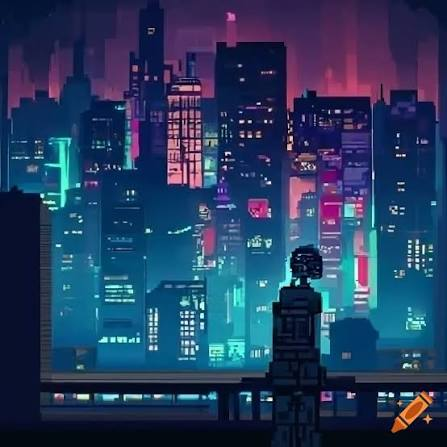
#> input picture Crow Funding/refimage2.jpg, 447 x 447 px, given in place of balcony_2_d05.png, which was not available
$ python scene_art.py
#> lines starting #> are read from the running program, lines starting #| are printed output that depends on the picture; after the words box and inside, x2 and y2 are one past the last pixel; in counts of white or black regions, pixels touching at a corner belong together; pictures that were not available may be replaced by others from this repository, and a replacement may not be noted
# Finishes the scene art from the approved previews:
#  - balcony: stone balustrade, `balcony` d0.5 seed 7601, ink kept as the model drew
#             it (slight contrast lift only); alpha from the template mask so the
#             city shows between the balusters
#  - sun:     `sun` seed 8201 - the rayed sun cut out of its decorative ring
#  - moon:    `moon` seed 8303, cratered disc
# The city is built separately by tools/skyline_art.py.
from PIL import Image, ImageFilter, ImageDraw, ImageOps

raw = Image.open("art/_preview/balcony_2_d05.png").convert("L").resize((1664, 256), Image.LANCZOS)
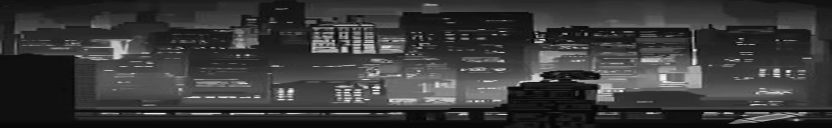
#> raw: PIL image 1664x256 L (shown at 1/2 size); min 0, max 255, mean 57.3
ink = raw.point(lambda v: 0 if v < 40 else 255 if v > 235 else int((v - 40) / 195 * 255))
mask = Image.open("art_ref/balcony_mask.png").convert("L").filter(ImageFilter.MaxFilter(3))
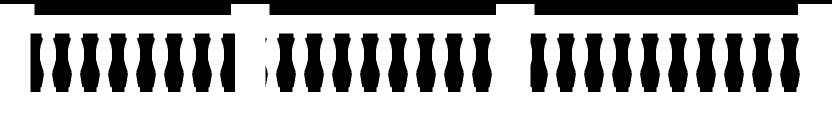
#> input picture Crow Funding/art_ref/balcony_mask.png, 1664 x 256 px, found by its file name (shown at 1/2 size)
#> mask: PIL image 1664x256 L; 71.1% white; 28 black regions, largest, box (x1, y1, x2, y2) and area: (0, 0, 1664, 29) 41722, (105, 68, 143, 183) 3191, (161, 68, 199, 183) 3191
Image.merge("RGBA", (ink, ink, ink, mask)).resize((1152, 178), Image.LANCZOS).save("art/scene/balcony.png")
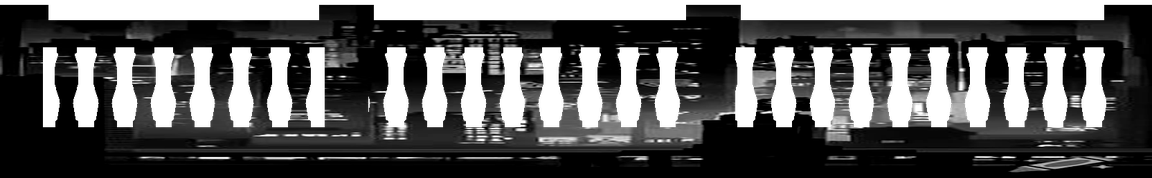
#> saved as balcony.png: PIL image 1152x178 RGBA; mean R, G, B, A 22.4, 22.4, 22.4, 181.3; transparent parts drawn white

def disc_cut(src, frac, out, size, core=None):
#> called with src = 'art/_preview/sun_2_d1.png', frac = 0.66, out = 'art/scene/sun.png', size = 256, core = 0.62
    import numpy as np, cv2
    im = Image.open(src).convert("RGBA")
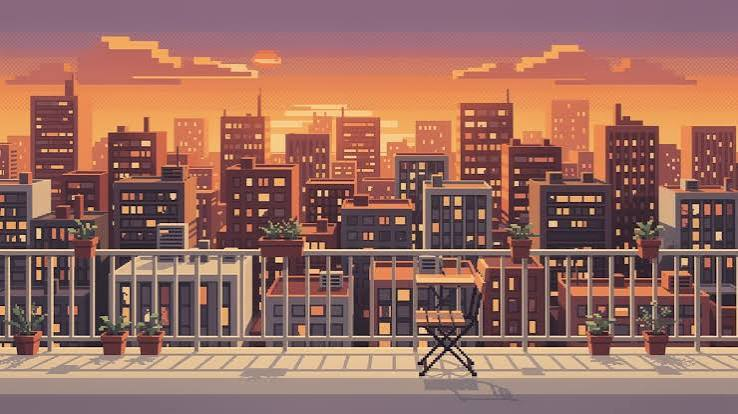
#> input picture Crow Funding/refimage3.jpg, 738 x 414 px, given in place of sun_2_d1.png, which was not available
    flat = Image.new("RGBA", im.size, "white"); flat.alpha_composite(im)
#> after `flat = Image.new('RGBA', im.size, 'white')`: flat: PIL image 738x414 RGBA; every value is 255
    w, h = im.size; r = min(w, h) * frac / 2; cx, cy = w / 2, h / 2
#> after `w, h = im.size`: w = 738; h = 414
#> after `r = min(w, h) * frac / 2`: r = 136.6
#> after `cx, cy = (w / 2, h / 2)`: cx = 369; cy = 207
    m = Image.new("L", im.size, 0); ImageDraw.Draw(m).ellipse((cx - r, cy - r, cx + r, cy + r), fill=255)
#> after `m = Image.new('L', im.size, 0)`: m: PIL image 738x414 L; every value is 0
#> after `ImageDraw.Draw(m).ellipse((cx - r, cy - r, cx + r, cy + r), fill=255)`: m: PIL image 738x414 L; 19.3% white; 1 white region, box (x1, y1, x2, y2) and area: (232, 70, 506, 344) 58932
    # filled silhouette: paper enclosed by the drawing stays opaque, so the sky
    # never shows through the disc
    solid = (np.array(im.split()[3]) > 40).astype(np.uint8)
#> solid: shape (414, 738); every value is 1
    solid = cv2.morphologyEx(solid, cv2.MORPH_CLOSE, np.ones((5, 5), np.uint8))
    ff = solid.copy() * 255; pad = np.zeros((h + 2, w + 2), np.uint8)
#> after `ff = solid.copy() * 255`: ff: shape (414, 738); every value is 255
    cv2.floodFill(ff, pad, (0, 0), 128)
#> ff: shape (414, 738); every value is 128
    filled = Image.fromarray(np.where(ff == 128, 0, 255).astype(np.uint8)).filter(ImageFilter.GaussianBlur(1))
    if core is not None:
        # rays stay as drawn (gaps see-through); only the central disc is solid
        filled = im.split()[3].copy()
        ImageDraw.Draw(filled).ellipse((cx - r * core, cy - r * core, cx + r * core, cy + r * core), fill=255)
    from PIL import ImageChops
    flat.putalpha(ImageChops.multiply(filled, m.filter(ImageFilter.GaussianBlur(2))))
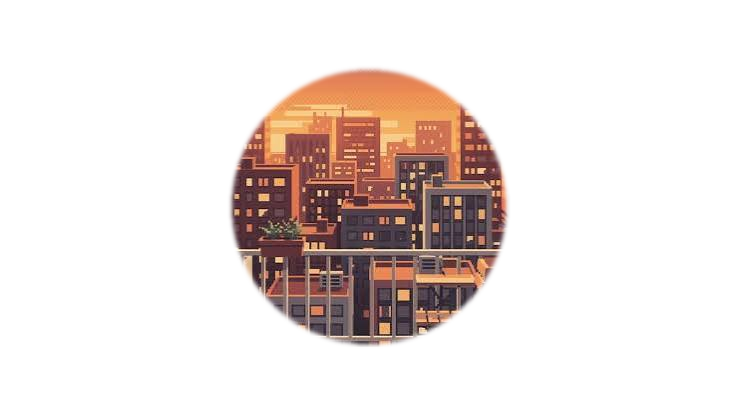
#> flat: PIL image 738x414 RGBA; mean R, G, B, A 152.4, 107.4, 96.3, 49.2; transparent parts drawn white
    b = flat.getbbox(); flat.crop(b).resize((size, size), Image.LANCZOS).save(out)
#> after `b = flat.getbbox()`: b = (227, 65, 511, 349)
#> after `b = flat.getbbox()`:
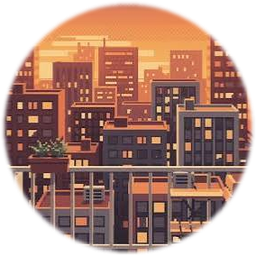
#> saved as sun.png: PIL image 256x256 RGBA; mean R, G, B, A 116.5, 77.6, 64.5, 186.3; transparent parts drawn white

disc_cut("art/_preview/sun_2_d1.png", 0.66, "art/scene/sun.png", 256, core=0.62)
disc_cut("art/_preview/moon_4_d1.png", 1.0, "art/scene/moon.png", 256)
#> call 2 of disc_cut, with src = 'art/_preview/moon_4_d1.png', frac = 1, out = 'art/scene/moon.png', size = 256
#> in disc_cut (call 2), `ImageDraw.Draw(m).ellipse((cx - r, cy - r, cx + r, cy + r), fill=255)`:
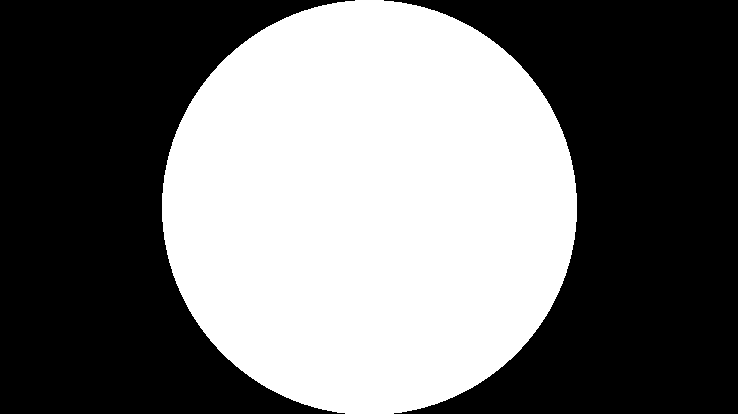
#> m: PIL image 738x414 L; 44.2% white; 1 white region, box (x1, y1, x2, y2) and area: (162, 0, 577, 414) 135160
#> in disc_cut (call 2), `b = flat.getbbox()`: b = None
